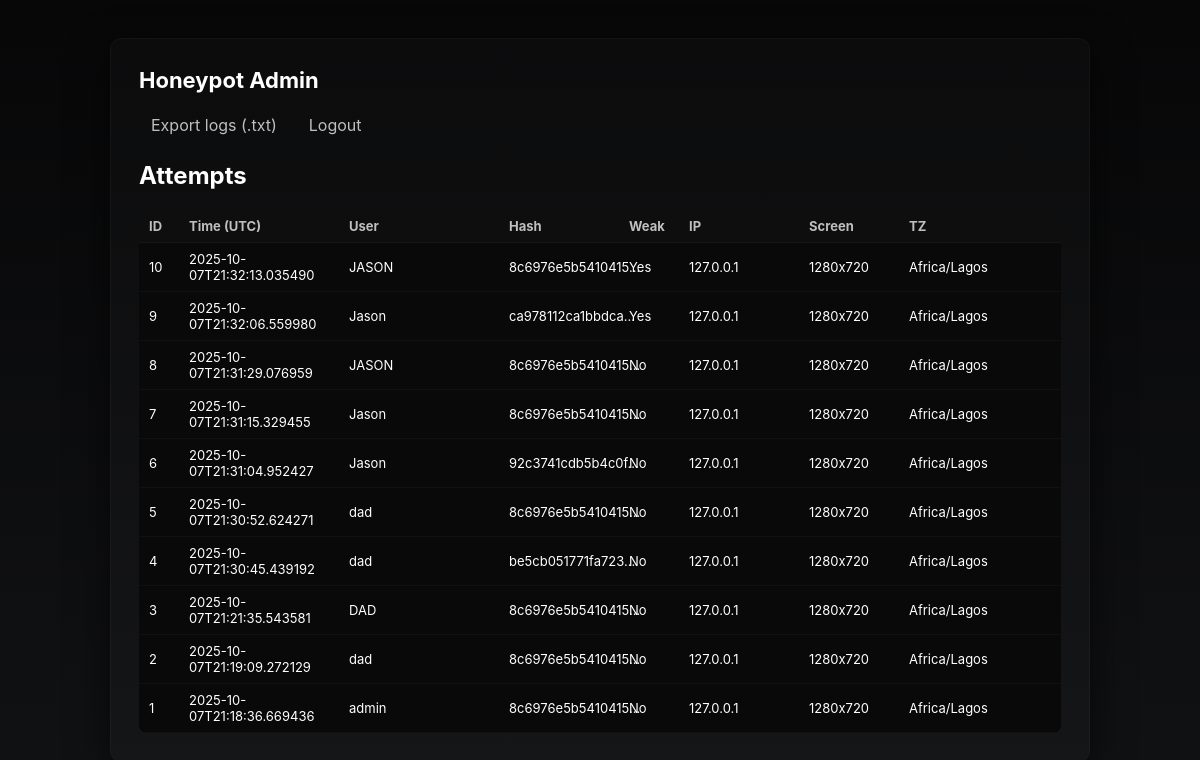
The app's page /admin/ (signed in) with its own data.
### tables this page shows
CREATE TABLE attempts (
                id INTEGER PRIMARY KEY AUTOINCREMENT,
                time TEXT,
                username TEXT,
                password_hash TEXT,
                weak_integer INTEGER,
                ip TEXT,
                user_agent TEXT,
                screen TEXT,
                timezone TEXT
            );

### routes/auth.py (the view, shortened to what this page needs)
@auth_bp.route("/", methods=["GET", "POST"])
def admin():
    if not session.get("is_admin"):
        return render_template("admin.html", logged_in=False)
    rows = fetch_attempts()
    attempts = [{
        "id": r[0],
        "time": r[1],
        "username": r[2],
        "password_hash": r[3],
        "weak": bool(r[4]),
        "ip": r[5],
        "user_agent": r[6],
        "screen": r[7],
        "timezone": r[8]
    } for r in rows]
    return render_template("admin.html", logged_in=True, attempts=attempts)

### models/db.py (called while the page is built)
def get_conn():
    return sqlite3.connect(DB_PATH)

def fetch_attempts():
    conn = get_conn()
    cur = conn.cursor()
    cur.execute("""
        SELECT id, time, username, password_hash, weak_integer, ip, user_agent, screen, timezone
        FROM attempts ORDER BY id DESC
    """)
    rows = cur.fetchall()
    conn.close()
    return rows

### templates/admin.html (shortened to what this page needs)
<!doctype html>
<html>
<head>
  <link rel="stylesheet" href="{{ url_for('static', filename='styles.css') }}">
</head>
<body>
  <div class="wrap">
    <div class="card">
      <h1>Honeypot Admin</h1>
      {% if not logged_in %}
        <p class="muted small">Admin login (local only). Default: admin / admin</p>
        <form method="post">
          <input name="username" placeholder="Admin username" required>
          <input name="password" type="password" placeholder="Admin password" required>
          <div class="row" style="margin-top:12px">
            <button type="submit">Unlock</button>
            <a class="link" href="/">Back</a>
          </div>
        </form>
      {% else %}
        <div class="row controls">
          <a class="link" href="/admin/export">Export logs (.txt)</a>
          <a class="link" href="/admin/logout">Logout</a>
        </div>
        <h2 style="margin-top:16px">Attempts</h2>
        {% if attempts %}
          <div class="table">
            <div class="table-row header">
              <div>ID</div><div>Time (UTC)</div><div>User</div><div>Hash</div><div>Weak</div><div>IP</div><div>Screen</div><div>TZ</div>
            </div>
            {% for a in attempts %}
              <div class="table-row">
                <div>{{ a.id }}</div>
                <div>{{ a.time }}</div>
                <div>{{ a.username }}</div>
                <div>{{ a.password_hash[:16] }}...</div>
                <div>{{ 'Yes' if a.weak else 'No' }}</div>
                <div>{{ a.ip }}</div>
                <div>{{ a.screen }}</div>
                <div>{{ a.timezone }}</div>
              </div>
            {% endfor %}
          </div>
        {% else %}
          <p class="muted small">No attempts yet.</p>
        {% endif %}
      {% endif %}
    </div>
  </div>
</body>
</html>

### static/styles.css (style rules this page uses)
:root { --bg:#0e0e0f; --card:#121214; --muted:#bfbfc1; --accent:#3b82f6; --ash:#bfbfbf; --radius:12px; }
* { box-sizing:border-box }
html,body { height:100%; margin:0; font-family:Inter,system-ui,Segoe UI,Arial,sans-serif; background:linear-gradient(180deg,#070708 0%, #111214 100%); color:#fff }
.wrap { min-height:100vh; display:flex; align-items:center; justify-content:center; padding:24px }
.card { width:100%; max-width:980px; background:rgba(255,255,255,0.02); border-radius:var(--radius); padding:28px; box-shadow:0 14px 40px rgba(0,0,0,0.6); border:1px solid rgba(255,255,255,0.03) }
h1 { margin:0 0 12px 0; font-size:22px }
.row { display:flex; gap:10px; align-items:center }
.link { color:var(--ash); text-decoration:none; padding:10px 12px; border-radius:8px; background:transparent }
.table { margin-top:16px; border-radius:8px; overflow:hidden; background:#09090a }
.table-row { display:grid; grid-template-columns: 40px 160px 160px 120px 60px 120px 100px 120px; padding:8px 10px; border-bottom:1px solid rgba(255,255,255,0.03); font-size:13px; align-items:center }
.table-row.header { background:rgba(255,255,255,0.02); color:var(--ash); font-weight:700 }
.controls { display:flex; gap:8px; margin-top:12px }

### records on screen
attempts: id "10", time "2025-10-07T21:32:13.035490", username "JASON", password_hash "8c6976e5b5410415", weak "Yes", ip "127.0.0.1", screen "1280x720", timezone "Africa/Lagos"
attempts: id "9", time "2025-10-07T21:32:06.559980", username "Jason", password_hash "ca978112ca1bbdca", weak "Yes", ip "127.0.0.1", screen "1280x720", timezone "Africa/Lagos"
attempts: id "8", time "2025-10-07T21:31:29.076959", username "JASON", password_hash "8c6976e5b5410415", weak "No", ip "127.0.0.1", screen "1280x720", timezone "Africa/Lagos"
attempts: id "7", time "2025-10-07T21:31:15.329455", username "Jason", password_hash "8c6976e5b5410415", weak "No", ip "127.0.0.1", screen "1280x720", timezone "Africa/Lagos"
attempts: id "6", time "2025-10-07T21:31:04.952427", username "Jason", password_hash "92c3741cdb5b4c0f", weak "No", ip "127.0.0.1", screen "1280x720", timezone "Africa/Lagos"
attempts: id "5", time "2025-10-07T21:30:52.624271", username "dad", password_hash "8c6976e5b5410415", weak "No", ip "127.0.0.1", screen "1280x720", timezone "Africa/Lagos"
attempts: id "4", time "2025-10-07T21:30:45.439192", username "dad", password_hash "be5cb051771fa723", weak "No", ip "127.0.0.1", screen "1280x720", timezone "Africa/Lagos"
attempts: id "3", time "2025-10-07T21:21:35.543581", username "DAD", password_hash "8c6976e5b5410415", weak "No", ip "127.0.0.1", screen "1280x720", timezone "Africa/Lagos"
attempts: id "2", time "2025-10-07T21:19:09.272129", username "dad", password_hash "8c6976e5b5410415", weak "No", ip "127.0.0.1", screen "1280x720", timezone "Africa/Lagos"
attempts: id "1", time "2025-10-07T21:18:36.669436", username "admin", password_hash "8c6976e5b5410415", weak "No", ip "127.0.0.1", screen "1280x720", timezone "Africa/Lagos"
